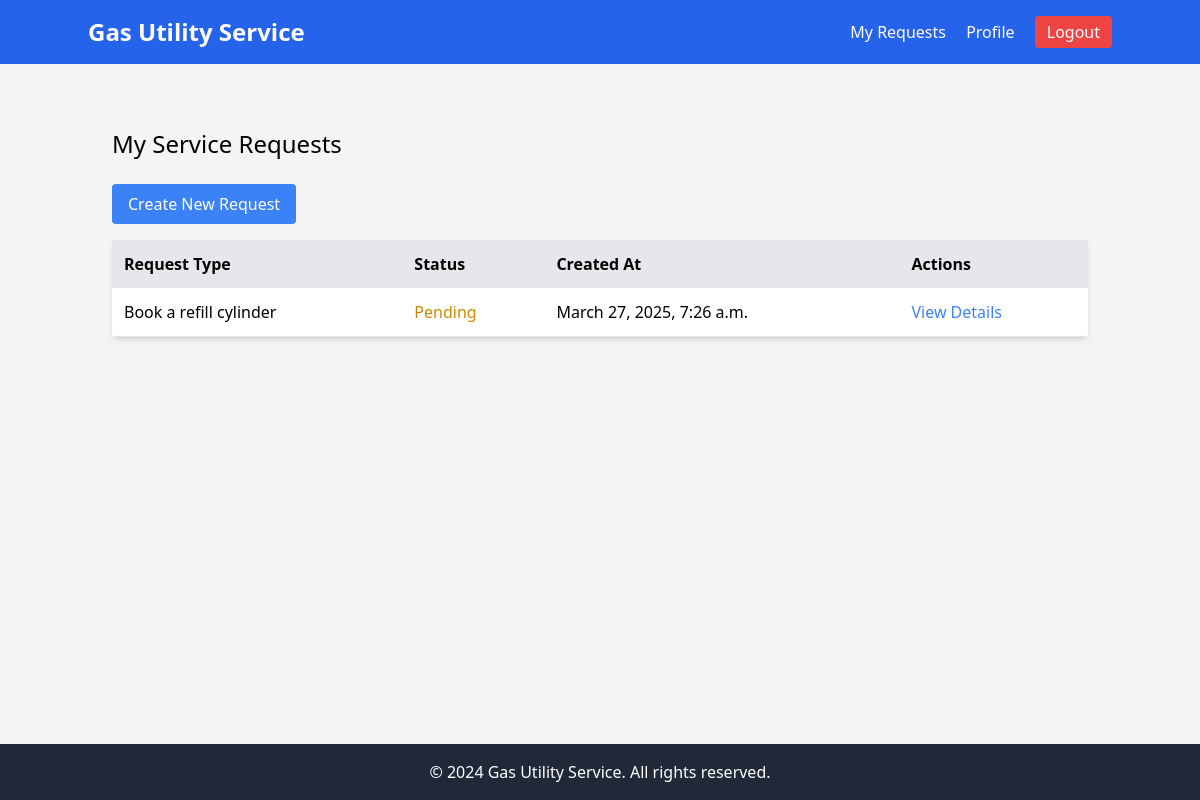
/service-requests/ (signed in), run on an earlier commit of the app's database.
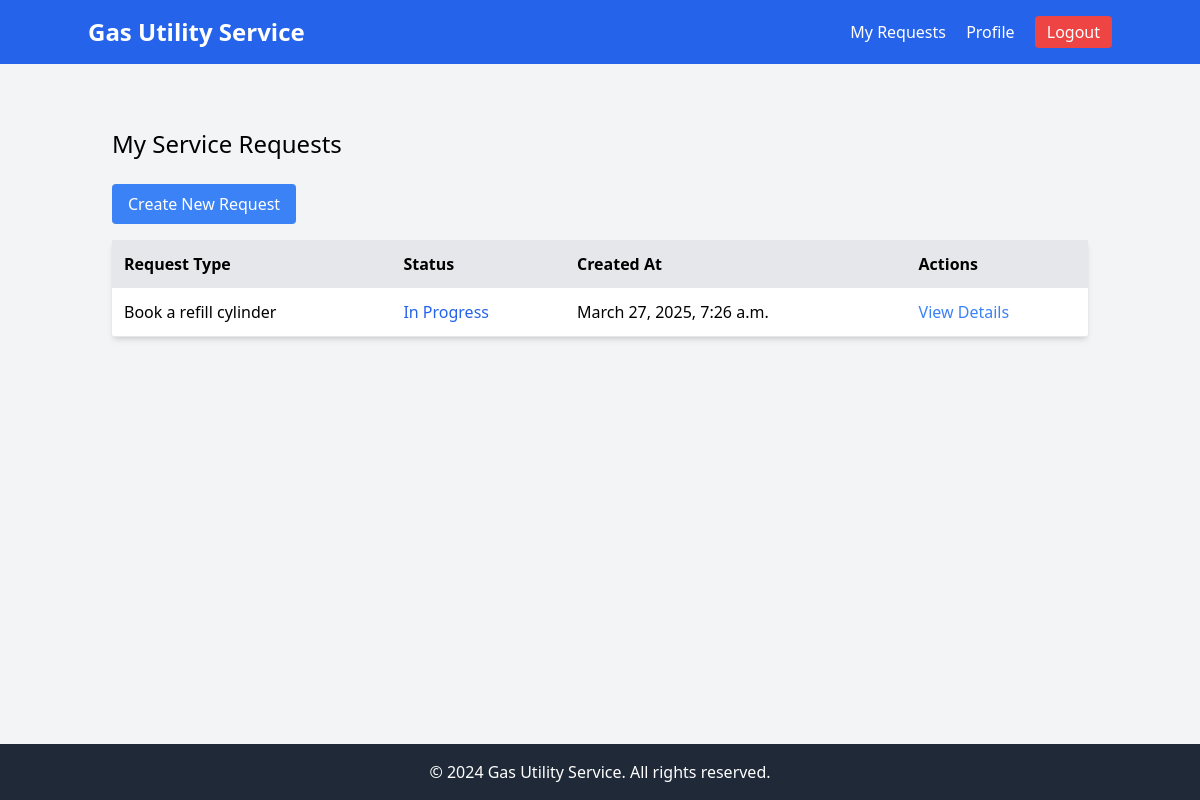
And on a later commit of the database.
### service_requests/models.py (models this page shows, shortened)
class ServiceRequest(models.Model):
    STATUS_CHOICES = [
        ('pending', 'Pending'),
        ('in_progress', 'In Progress'),
        ('resolved', 'Resolved'),
        ('closed', 'Closed')
    ]
    customer = models.ForeignKey(settings.AUTH_USER_MODEL, on_delete=models.CASCADE)
    request_type = models.ForeignKey(ServiceRequestType, on_delete=models.PROTECT)
    description = models.TextField()
    status = models.CharField(max_length=20, choices=STATUS_CHOICES, default='pending')
    created_at = models.DateTimeField(auto_now_add=True)
    updated_at = models.DateTimeField(auto_now=True)
    resolved_at = models.DateTimeField(null=True, blank=True)

class ServiceRequestType(models.Model):
    name = models.CharField(max_length=100)
    description = models.TextField(blank=True)

### service_requests/views.py (the view)
# urls.py: path('', views.ServiceRequestListView.as_view(), name='service_request_list'),
class ServiceRequestListView(LoginRequiredMixin, ListView):
    model = ServiceRequest
    template_name = 'service_requests/request_list.html'
    context_object_name = 'requests'
    def get_queryset(self):
        return ServiceRequest.objects.filter(customer=self.request.user)

### service_requests/templates/service_requests/request_list.html
{% extends 'base.html' %}
{% block content %}
    {% if not user.is_staff %}
    <div class="container mx-auto mt-10">
        <h2 class="text-2xl mb-6">My Service Requests</h2>
        <a href="{% url 'create_service_request' %}" class="bg-blue-500 text-white px-4 py-2 rounded mb-4 inline-block">
            Create New Request
        </a>
        {% if requests %}
        <div class="bg-white shadow-md rounded">
            <table class="w-full">
                <thead class="bg-gray-200">
                    <tr>
                        <th class="p-3 text-left">Request Type</th>
                        <th class="p-3 text-left">Status</th>
                        <th class="p-3 text-left">Created At</th>
                        <th class="p-3 text-left">Actions</th>
                    </tr>
                </thead>
                <tbody>
                    {% for request in requests %}
                    <tr class="border-b">
                        <td class="p-3">{{ request.request_type.name }}</td>
                        <td class="p-3">
                            <span class="
                                {% if request.status == 'pending' %}text-yellow-600
                                {% elif request.status == 'in_progress' %}text-blue-600
                                {% elif request.status == 'resolved' %}text-green-600
                                {% elif request.status == 'closed' %}text-gray-600
                                {% endif %}
                            ">
                                {{ request.get_status_display }}
                            </span>
                        </td>
                        <td class="p-3">{{ request.created_at }}</td>
                        <td class="p-3">
                            <a href="{% url 'service_request_detail' request.pk %}"
                               class="text-blue-500 hover:underline">
                                View Details
                            </a>
                        </td>
                    </tr>
                    {% endfor %}
                </tbody>
            </table>
        </div>
    {% else %}
        <p class="text-gray-600">No service requests found.</p>
    {% endif %}
</div>
    {% else %}
    <h2 style="font-size: 50px;">Support Home page</h2>
    {% endif %}
{% endblock %}

What changed in the data, as far as the page shows it:
changed ServiceRequest "Book a refill cylinder": status "Pending" → "In Progress"
